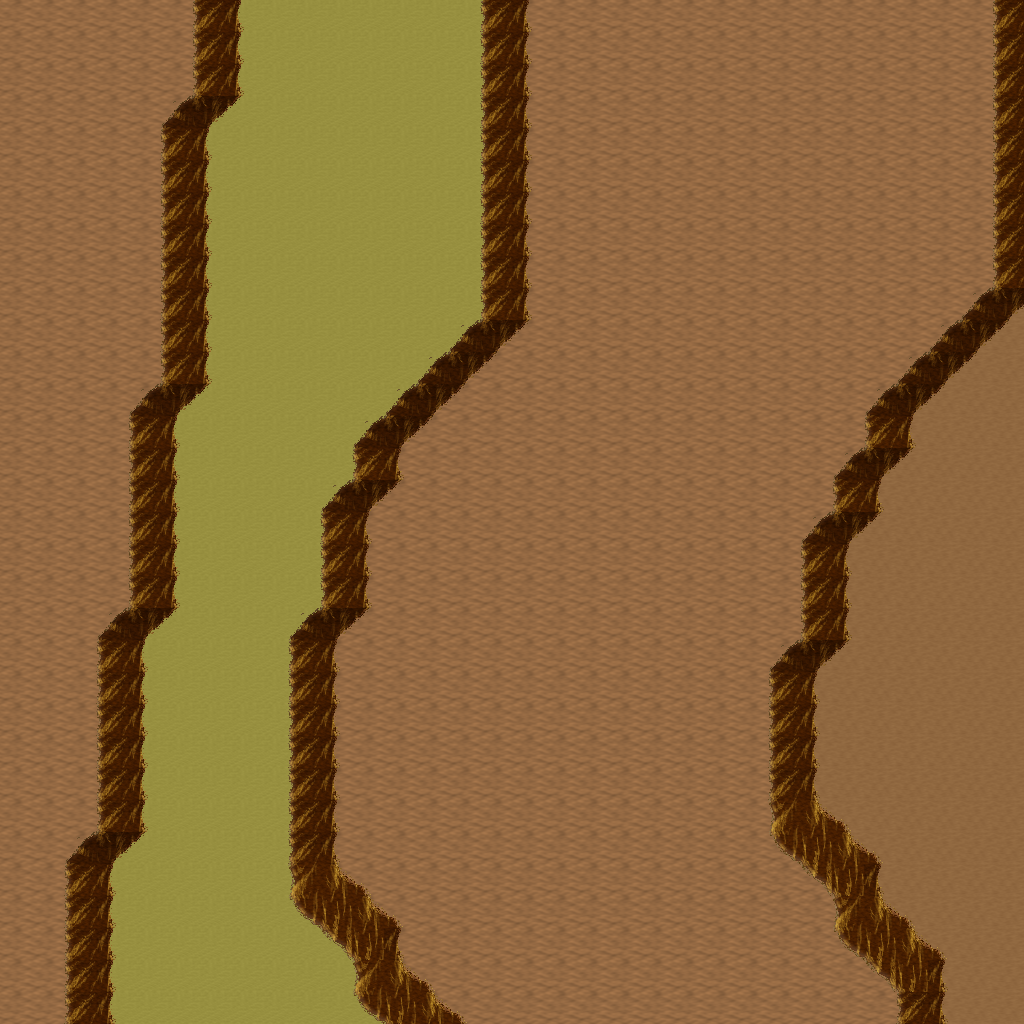

A level layout from a 2D game, rendered from its tile map. Below: a short description, then the map file with tile-grid data replaced by summaries:
An orthogonal 32x32 tile map with 32x32 px tiles, 5 tile layers (Ground, Objects, Objects2, Above, ...), 1 hidden layer not drawn, 14 tilesets.

<map version="1.10" tiledversion="1.11.0" orientation="orthogonal" renderorder="right-down" width="32" height="32" tilewidth="32" tileheight="32" infinite="0" nextlayerid="11" nextobjectid="1">
 <tileset firstgid="1" name="logic_collision" tilewidth="32" tileheight="32" tilecount="1" columns="1">
  <image source="../drawable/logic_collision.png" width="32" height="32" />
 </tileset>
 <tileset firstgid="2" name="ground_ground" tilewidth="32" tileheight="32" tilecount="33" columns="3">
  <image source="../drawable/ground_ground.png" width="96" height="352" />
 </tileset>
 <tileset firstgid="35" name="ground_ridge_earth_pale" tilewidth="32" tileheight="32" tilecount="96" columns="12">
  <image source="../drawable/ground_ridge_earth_pale.png" width="384" height="256" />
 </tileset>
 <tileset firstgid="131" name="ground_ridge_earth_dark" tilewidth="32" tileheight="32" tilecount="96" columns="12">
  <image source="../drawable/ground_ridge_earth_dark.png" width="384" height="256" />
 </tileset>
 <tileset firstgid="227" name="terrain_desert" tilewidth="32" tileheight="32" tilecount="88" columns="8">
  <image source="../drawable/terrain_desert.png" width="256" height="352" />
 </tileset>
 <tileset firstgid="315" name="plant_tree_tree_darkgreen" tilewidth="32" tileheight="32" tilecount="88" columns="8">
  <image source="../drawable/plant_tree_tree_darkgreen.png" width="256" height="352" />
 </tileset>
 <tileset firstgid="403" name="building_tan_building" tilewidth="32" tileheight="32" tilecount="24" columns="4">
  <image source="../drawable/building_tan_building.png" width="128" height="192" />
 </tileset>
 <tileset firstgid="427" name="plant_cactus_2" tilewidth="32" tileheight="32" tilecount="10" columns="5">
  <image source="../drawable/plant_cactus_2.png" width="160" height="64" />
 </tileset>
 <tileset firstgid="437" name="ground_sand_2" tilewidth="32" tileheight="32" tilecount="15" columns="5">
  <image source="../drawable/ground_sand_2.png" width="160" height="96" />
 </tileset>
 <tileset firstgid="452" name="object_stone_well" tilewidth="32" tileheight="32" tilecount="6" columns="2">
  <image source="../drawable/object_stone_well.png" width="64" height="96" />
 </tileset>
 <tileset firstgid="458" name="plant_tree_banana_tree" tilewidth="32" tileheight="32" tilecount="40" columns="4">
  <image source="../drawable/plant_tree_banana_tree.png" width="128" height="320" />
 </tileset>
 <tileset firstgid="498" name="ground_sand_edges" tilewidth="32" tileheight="32" tilecount="15" columns="5">
  <image source="../drawable/ground_sand_edges.png" width="160" height="96" />
 </tileset>
 <tileset firstgid="513" name="building_window_window_centered" tilewidth="32" tileheight="32" tilecount="1" columns="1">
  <image source="../drawable/building_window_window_centered.png" width="32" height="32" />
 </tileset>
 <tileset firstgid="514" name="building_door_closed" tilewidth="32" tileheight="32" tilecount="1" columns="1">
  <image source="../drawable/building_door_closed.png" width="32" height="32" />
 </tileset>
 <layer id="1" name="Ground" width="32" height="32">
  <data>[1024 cells, 1024 non-empty, 3 distinct tile ids]</data>
 </layer>
 <layer id="2" name="Objects" width="32" height="32">
  <data>[1024 cells, 214 non-empty, 11 distinct tile ids]</data>
 </layer>
 <layer id="3" name="Objects2" width="32" height="32">
  <data>[1024 cells, 0 non-empty, 0 distinct tile ids]</data>
 </layer>
 <layer id="4" name="Above" width="32" height="32">
  <data>[1024 cells, 0 non-empty, 0 distinct tile ids]</data>
 </layer>
 <layer id="5" name="Above2" width="32" height="32">
  <data>[1024 cells, 0 non-empty, 0 distinct tile ids]</data>
 </layer>
 <layer id="6" name="Walkable" width="32" height="32" visible="0">
  <data>[1024 cells, 104 non-empty, 1 distinct tile ids]</data>
 </layer>
 <objectgroup id="7" name="Mapevents" />
 <objectgroup id="8" name="Spawn" />
 <objectgroup id="9" name="Keys" />
 <objectgroup id="10" name="Replace" />
</map>
